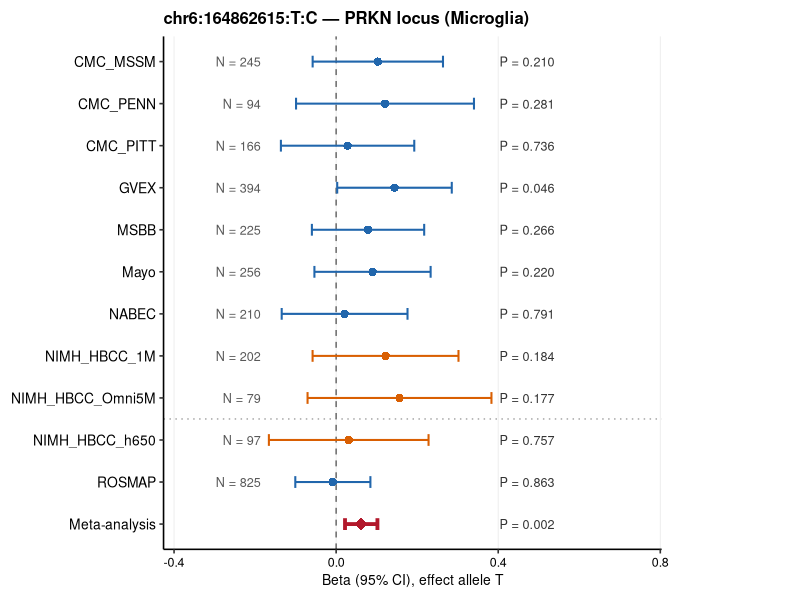

The R source for this figure:
#!/usr/bin/env Rscript
# Forest plot for chr6:164862615 locus in Microglia 15-cohort meta-analysis
# SNP: chr6:164862615:T:C  (METAL Allele1 = T; effect allele = T throughout)
# Present in 11/15 cohorts; AMP_AD_Mayo, AMP_AD_Rush, GTEx_v10, ROSMAP_array: SNP absent in cohort GWAS
# REGENIE output: ALLELE1 = C; betas are flipped to T-allele convention.
# Meta-analysis Direction: --+++-++++++++?  (effect allele T, Effect = +0.0619)

library(ggplot2)
library(dplyr)

# ── per-cohort data (REGENIE ALLELE1=C, flipped → T-allele betas) ─────────────
cohorts <- data.frame(
  label    = c("CMC_MSSM", "CMC_PENN", "CMC_PITT", "GVEX",
               "MSBB", "Mayo", "NABEC",
               "NIMH_HBCC_1M", "NIMH_HBCC_Omni5M", "NIMH_HBCC_h650",
               "ROSMAP"),
  beta     = c( 0.10286,  0.12062,  0.02824,  0.14401,
                0.07872,  0.08979,  0.02090,
                0.12192,  0.15638,  0.03106,
               -0.00811),
  se       = c( 0.08206,  0.11202,  0.08396,  0.07213,
                0.07070,  0.07317,  0.07921,
                0.09186,  0.11578,  0.10052,
                0.04728),
  n        = c(245L, 94L, 166L, 394L,
               225L, 256L, 210L,
               202L,  79L,  97L,
               825L),
  pval     = c(0.2098, 0.2815, 0.7358, 0.0458,
               0.2655, 0.2198, 0.7913,
               0.1843, 0.1769, 0.7572,
               0.8631),
  ancestry = c(rep("EUR", 7), rep("AFR", 3), "EUR"),
  is_meta  = FALSE,
  stringsAsFactors = FALSE
)

# ── meta-analysis (METAL, 11 visible cohorts + others, Allele1 = T) ───────────
meta <- data.frame(
  label    = "Meta-analysis",
  beta     =  0.0619,
  se       =  0.0204,
  n        = NA_integer_,
  pval     = 0.002393,
  ancestry = "META",
  is_meta  = TRUE,
  stringsAsFactors = FALSE
)

df <- bind_rows(cohorts, meta)

cohort_order <- c("CMC_MSSM", "CMC_PENN", "CMC_PITT", "GVEX",
                  "MSBB", "Mayo", "NABEC",
                  "NIMH_HBCC_1M", "NIMH_HBCC_Omni5M", "NIMH_HBCC_h650",
                  "ROSMAP",
                  "Meta-analysis")
df$label <- factor(df$label, levels = rev(cohort_order))

df <- df %>%
  mutate(
    ci_lo     = beta - 1.96 * se,
    ci_hi     = beta + 1.96 * se,
    plabel    = ifelse(pval < 0.001,
                       formatC(pval, format = "e", digits = 2),
                       formatC(pval, format = "f", digits = 3)),
    nlabel    = ifelse(is.na(n), "", paste0("N = ", formatC(n, format = "d", big.mark = ","))),
    anc_label = dplyr::case_when(
      ancestry == "EUR"  ~ "European",
      ancestry == "AFR"  ~ "Mixed ancestries",
      ancestry == "META" ~ "Meta-analysis"
    )
  )
df$anc_label <- factor(df$anc_label,
                       levels = c("European", "Mixed ancestries", "Meta-analysis"))

# ── colours ───────────────────────────────────────────────────────────────────
clr_eur  <- "#2166AC"
clr_afr  <- "#D95F02"
clr_meta <- "#B2182B"

# ── plot ──────────────────────────────────────────────────────────────────────
p <- ggplot(df, aes(y = label, x = beta, colour = anc_label)) +

  geom_hline(yintercept = 3.5, linetype = "dotted", colour = "grey65", linewidth = 0.5) +
  geom_vline(xintercept = 0, linetype = "dashed", colour = "grey40", linewidth = 0.5) +

  geom_errorbarh(
    aes(xmin = ci_lo, xmax = ci_hi, linewidth = is_meta),
    height = 0.28
  ) +
  geom_point(aes(shape = is_meta, size = is_meta)) +

  geom_text(
    aes(x = min(ci_lo, na.rm = TRUE) - 0.02, label = nlabel),
    hjust = 1, size = 3.2, colour = "grey35"
  ) +
  geom_text(
    aes(x = max(ci_hi, na.rm = TRUE) + 0.02, label = paste0("P = ", plabel)),
    hjust = 0, size = 3.2, colour = "grey20"
  ) +

  scale_colour_manual(
    name   = "Ancestry",
    values = c("European"         = clr_eur,
               "Mixed ancestries" = clr_afr,
               "Meta-analysis"    = clr_meta),
    guide  = guide_legend(override.aes = list(shape = 16, size = 3, linewidth = 0.6))
  ) +
  scale_linewidth_manual(values = c("FALSE" = 0.7, "TRUE" = 1.3), guide = "none") +
  scale_shape_manual(values    = c("FALSE" = 16, "TRUE" = 18),    guide = "none") +
  scale_size_manual(values     = c("FALSE" = 2.5, "TRUE" = 4.0),  guide = "none") +

  labs(
    title = "chr6:164862615:T:C — PRKN locus (Microglia)",
    x     = "Beta (95% CI), effect allele T",
    y     = NULL
  ) +

  scale_x_continuous(expand = expansion(add = c(0.24, 0.40))) +

  theme_classic(base_size = 12) +
  theme(
    plot.title         = element_text(face = "bold", size = 12, hjust = 0),
    axis.text.y        = element_text(size = 10, colour = "black"),
    axis.text.x        = element_text(size = 9,  colour = "black"),
    axis.title.x       = element_text(size = 10),
    panel.grid.major.x = element_line(colour = "grey92", linewidth = 0.3),
    legend.position    = "none",
    legend.background  = element_rect(fill = "white", colour = "grey80", linewidth = 0.3),
    legend.title       = element_text(size = 9, face = "bold"),
    legend.text        = element_text(size = 8),
    legend.key.size    = unit(0.8, "lines"),
    plot.margin        = margin(8, 100, 8, 8)
  )

# ── save ──────────────────────────────────────────────────────────────────────
out_dir <- "/project/rrg-shreejoy/zhoux156/external-Xiaolin/nextflow/results/meta_analysis_15cohorts/plots/forest"
dir.create(out_dir, recursive = TRUE, showWarnings = FALSE)
out <- file.path(out_dir, "Microglia_PRKN_chr6_164862615_forest.png")
ggsave(out, plot = p, width = 6, height = 8, dpi = 200, bg = "white")
message("Saved: ", out)
